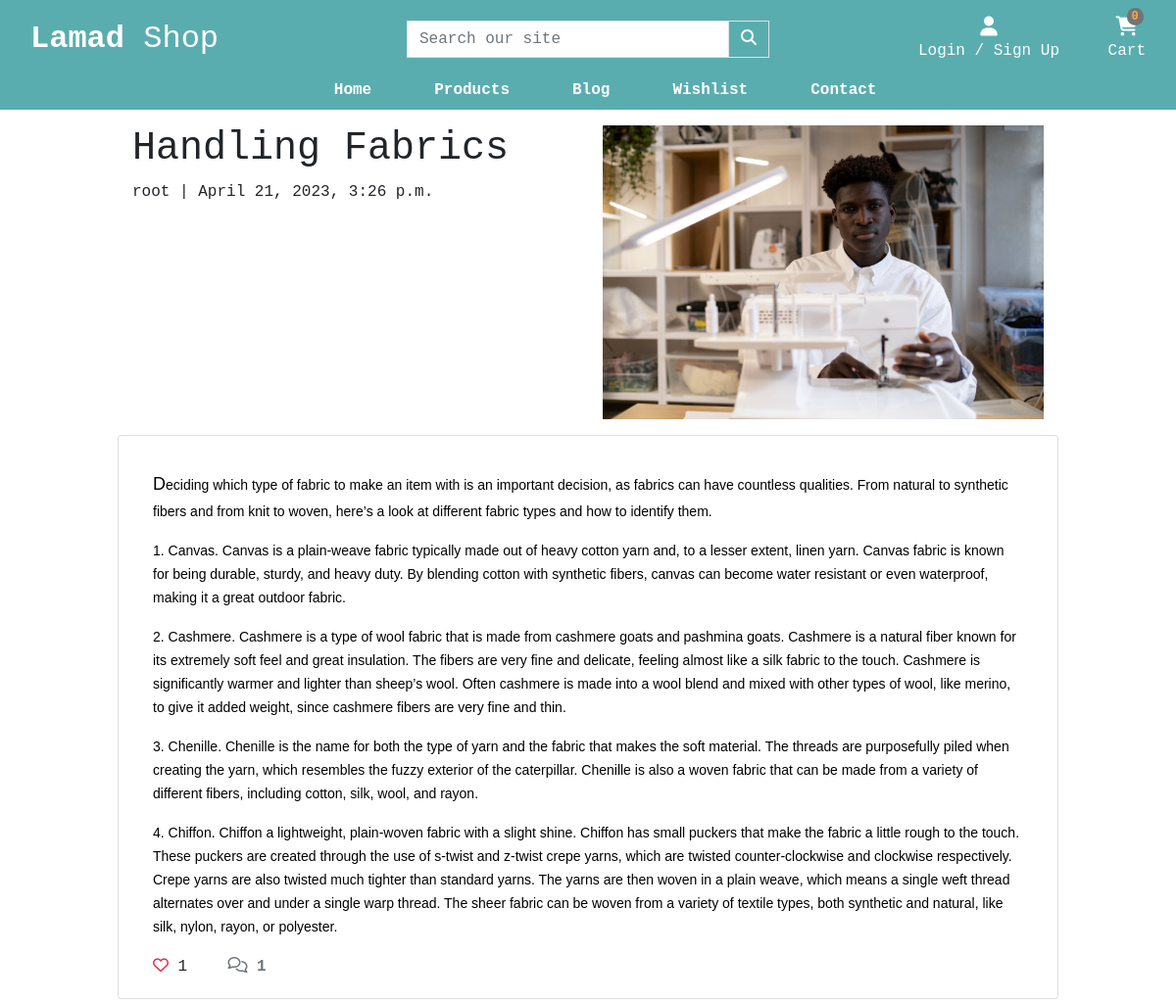
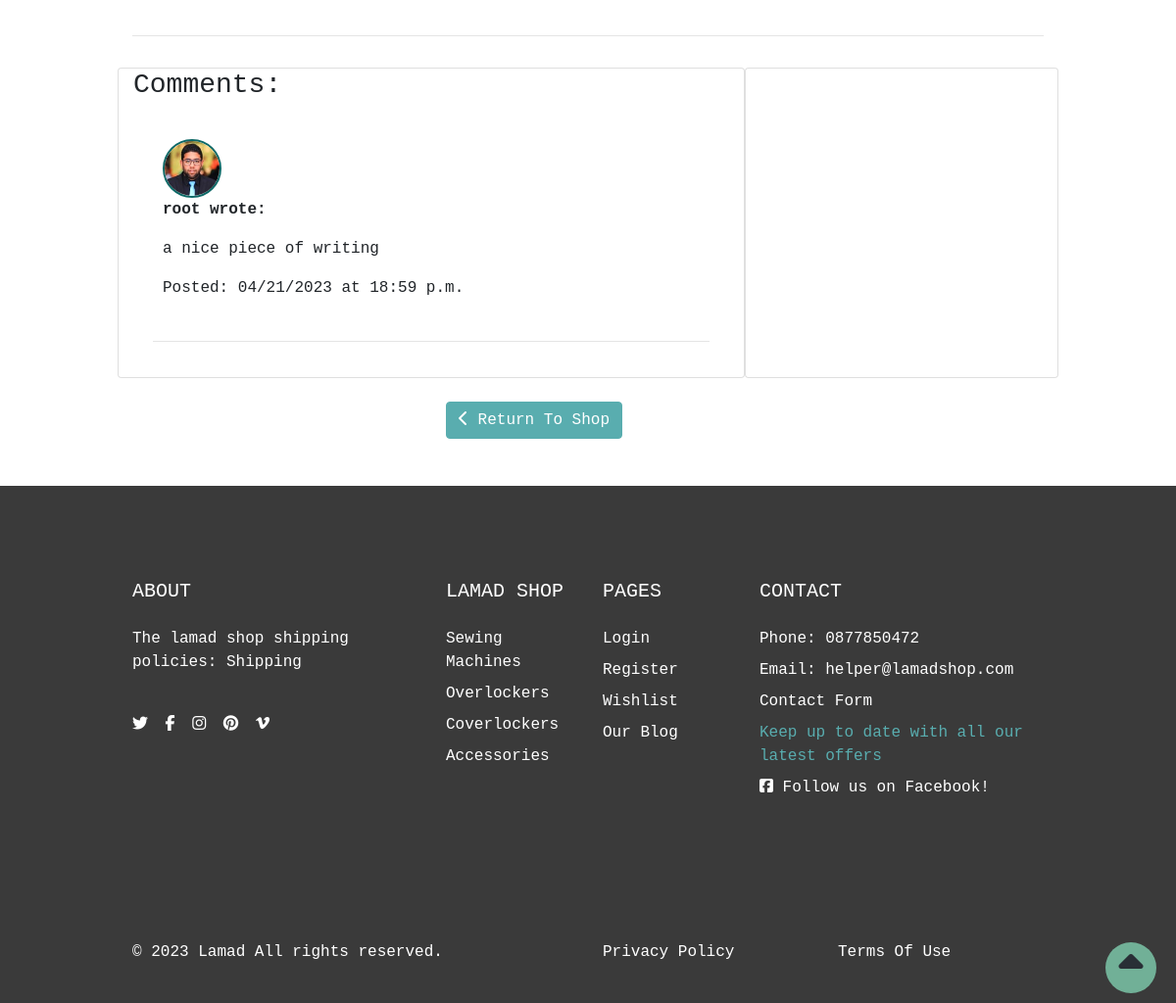
Page /blog/handling-fabrics/ on the committed database (2 pictures, top to bottom).
### blog/models.py (models this page shows, shortened)
class Article(models.Model):
    STATUS = ((0, "Draft"), (1, "Published"))
    title = models.CharField(max_length=200, unique=True)
    slug = models.SlugField(max_length=200, unique=True)
    author = models.ForeignKey(
                                settings.AUTH_USER_MODEL,
                                on_delete=models.CASCADE
                                )
    status = models.IntegerField(choices=STATUS, default=0)
    content = models.TextField()
    excerpt = models.TextField(blank=True)
    article_img = models.ImageField(blank=True, upload_to='blog/')
    created_on = models.DateTimeField(auto_now_add=True)
    updated_on = models.DateTimeField(auto_now=True)
    likes = models.ManyToManyField(
                                    settings.AUTH_USER_MODEL,
                                    related_name='blogpost_likes',
                                    blank=True
                                    )
    class Meta:
        ordering = ["-created_on"]
    def number_of_likes(self):
        return self.likes.count()

class Comment(models.Model):
    article = models.ForeignKey(
                                Article,
                                on_delete=models.CASCADE,
                                related_name='comments'
                                )
    email = models.EmailField()
    user = models.ForeignKey(
                             settings.AUTH_USER_MODEL,
                             on_delete=models.CASCADE
                             )
    body = models.TextField()
    created_on = models.DateTimeField(auto_now_add=True)
    class Meta:
        ordering = ['-created_on']

### account/models.py (models this page shows, shortened)
class CustomUser(AbstractUser):
    username = models.CharField(max_length=20, unique=True)
    email = models.EmailField(_('email address'), unique=True, max_length=100)
    is_email_verified = models.BooleanField(default=False)

class Profile(models.Model):
    user = models.OneToOneField(settings.AUTH_USER_MODEL,
                                on_delete=models.CASCADE)
    street_address1 = models.CharField(blank=True, max_length=100, null=True)
    street_address2 = models.CharField(blank=True, default=00, max_length=100)
    town_or_city = models.CharField(blank=True, max_length=30)
    county = models.CharField(blank=True, default=00, max_length=30, null=True)
    postcode = models.CharField(blank=True, max_length=30)
    country = CountryField(blank=True, max_length=30)
    avatar = models.ImageField(blank=True, upload_to='profile_pics/')

### shop/models.py (models this page shows, shortened)
class Category(models.Model):
    name = models.CharField(max_length=100)
    slug = models.SlugField(max_length=100, unique=True)
    friendly_name = models.CharField(max_length=100, null=True, blank=True)
    description = models.TextField(max_length=250, blank=True)
    class Meta:
        verbose_name = 'category'
        verbose_name_plural = 'Categories'
    def get_absolute_url(self):
        return reverse('shop:products_by_category', args=[self.slug])

### blog/views.py (the view, shortened to what this page needs)
# urls.py: path('<slug:slug>/', ArticleDetail.as_view(), name='article_detail'),
class ArticleDetail(View):
    def get(self, request, slug, *args, **kwargs):
        queryset = Article.objects.filter(status=1)
        article = get_object_or_404(queryset, slug=slug)
        comments = article.comments.order_by('created_on')
        comment_form = CommentForm()
        liked = False
        if article.likes.filter(id=self.request.user.id).exists():
            liked = True
        template_name = 'blog/article_detail.html'
        context = {
            'article': article,
            'comments': comments,
            'liked': liked,
            'comment_form': comment_form
        }
        return render(request, template_name, context)

### blog/templates/blog/article_detail.html (shortened to what this page needs)
{% extends "base.html" %}
{% load static %}
{% load crispy_forms_tags %}
{% block extra_css %}
    <link rel="stylesheet" href="{% static 'css/blog.css' %}">
{% endblock %}
{% block content %}
<div class="masthead mt-3">
    <div class="container">
        <div class="row g-0">
            <div class="col-md-6 masthead-text">
                <h1 class="post-title">{{ article.title }}</h1>
                <p class="post-subtitle">{{ article.author.username }} | {{ article.created_on }}</p>
            </div>
            <div class="d-none d-md-block col-md-6 masthead-image">
                <img src=" {{ article.article_img.url }}" width="100%">
            </div>
        </div>
    </div>
</div>
<div class="container">
    <div class="row">
        <div class="col card mb-4  mt-3 left  top">
            <div class="card-body">
                <p class="card-text ">
                    {{ article.content | safe }}
                </p>
                <div class="row">
                    <div class="col-1">
                        <strong>
                            {% if user.is_authenticated %}
                                <form class="d-inline" action="{% url 'blog:article_like' article.slug %}" method="POST">
                                    {% csrf_token %}
                                    {% if liked %}
                                        <button type="submit" name="blogpost_id" value="{{article.slug}}" class="btn-like"><i class="fas fa-heart"></i></button>
                                    {% else %}
                                        <button type="submit" name="blogpost_id" value="{{article.slug}}" class="btn-like"><i class="far fa-heart"></i></button>
                                    {% endif %}
                                </form>
                            {% else %}
                                <span class="text-secondary"><i class="far fa-heart"></i></span>
                            {% endif %}
                        </strong>
                        <span>{{article.number_of_likes}}</span>
                    </div>
                    <div class="col-1">
                        {% with comments.count as total_comments %}
                        <strong class="text-secondary"><i class="far fa-comments"></i>
                            {{ total_comments }}</strong>
                        {% endwith %}
                    </div>
                </div>
            </div>
        </div>
    </div>
    <div class="row">
        <div class="col">
            <hr>
        </div>
    </div>
    <div class="row">
        <div class="col-md-8 card mb-4  mt-3 ">
            <h3>Comments:</h3>
            <div class="card-body">
                {% for comment in comments %}
                <div class="comments" style="padding: 10px;">
                    <img src="{{comment.user.profile.avatar.url}}" class="comment-photo">
                    <p class="font-weight-bold">
                        {{ comment.user.username }} wrote:
                    </p>
                    {{ comment.body | linebreaks }}
                    <p>Posted: {{ comment.created_on|date:"SHORT_DATE_FORMAT"}} at {{comment.created_on|date:"G:i a"}}</p>
                </div>
                <hr>
                {% endfor %}
            </div>
        </div>
        <div class="col-md-4 card mb-4  mt-3 ">
            <div class="card-body">
            </div>
        </div>
    </div>
    <div class="row mb-5">
        <div class="col-md-4"></div>
        <div class="col-md-4">
            <a href="{% url 'shop:products' %}" class="btn btn-success">
                <span class="icon">
                    <i class="fas fa-chevron-left"></i>
                </span>
                <span>Return To Shop</span>
            </a>
        </div>
        <div class="col-md-4"></div>
    </div>
</div>
{% endblock %}

### templates/base.html (shortened to what this page needs)
{% load static %}
<!doctype html>
<html lang="en">
  <head>
    {% block corecss %}
    <link rel="stylesheet" href="https://cdn.jsdelivr.net/npm/bootstrap@4.6.2/dist/css/bootstrap.min.css">
    <link rel="stylesheet" href="https://cdn.jsdelivr.net/npm/bootstrap-icons@1.10.3/font/bootstrap-icons.css">
    <link href="{% static 'css/base.css' %}" rel="stylesheet">
    {% endblock %}
    {% block extra_css %}{% endblock %}
  </head>
  <body>
    <header class="container-fluid">
        <div id="topnav" class="row nav-bg-color pt-lg-2 d-none d-lg-flex">
            <div class="col-12 col-lg-4 my-auto py-1 py-lg-0 text-center text-lg-left">
                <a href="{% url 'home:home' %}" class="nav-link main-logo-link">
                  <h2 class="logo-font text-white my-0"><strong>Lamad</strong> Shop</h2>
                </a>
            </div>
            <div class="col-12 col-lg-4 my-auto py-1 py-lg-0">
                <form method="GET" action="{% url 'shop:products' %}">
                    <div class="input-group w-100">
                        <input class="form-control border border-black rounded-0" type="text" name="q" placeholder="Search our site">
                        <div class="input-group-append">
                            <button class="form-control btn nav-bg-color border border-black rounded-0" type="submit" aria-label="Search our products">
                                <span class="icon">
                                    <i class="fas fa-search"></i>
                                </span>
                            </button>
                        </div>
                    </div>
                </form>
            </div>
            <div class="col-12 col-lg-4 my-auto py-1 py-lg-0">
                <ul class="list-inline list-unstyled text-center text-lg-right my-0">
                    <li class="list-inline-item dropdown">
                        <a class="text-sly nav-link" href="#" id="dt-user-options" data-toggle="dropdown" aria-haspopup="true" aria-expanded="false">
                            <div class="text-center">
                                {% if request.user.is_authenticated %}
                                    <div><i class="fas fa-user fa-lg"></i></div>
                                    <p class="my-0 text-white">My Account</p>
                                {% else %}
                                    <div><i class="fas fa-user fa-lg"></i></div>
                                    <p class="my-0 text-white">Login / Sign Up</p>
                                {% endif %}
                            </div>
                        </a>
                    </li>
                    <li class="list-inline-item">
                        <a class="{% if grand_total %}text-info font-weight-bold{% else %}text-white{% endif %} nav-link" href="{% url 'cart:cart' %}">
                            <div class="text-center">
                                <div><span class="position-absolute top-0 left-100 translate-middle badge rounded-pill bg-light my-button">{{ request.session.cart.keys | length }}</span></div>
                                <div><i class="fa-solid fa-cart-shopping fa-lg"></i></div>
                                <p class="my-0 cart-amount">
                                    {% if grand_total %}
                                        ${{ grand_total|floatformat:2 }}
                                    {% else %}
                                        Cart
                                    {% endif %}
                                </p>
                            </div>
                        </a>
                    </li>
                </ul>
            </div>
        </div>
        <div class="row second-nav">
            <nav class="navbar navbar-expand-lg navbar-dark text-sly w-100">
                    {% include 'includes/mobile-top-header.html' %}
                    {% include 'includes/main-nav.html' %}
            </nav>
        </div>
    </header>
    {% block content %}
    {% endblock %}
    <a href="#" id="to-top" aria-label="move to top of page">
      <span class="move_to_top">
        <i class="fas fa-caret-up"></i>
      </span>
    </a>
     <footer class="footer" style="background: #3a3a3a">
        <div class="py-5">
          <div class="container py-5">
            <div class="row gx-5 gy-4">
              <div class="col-lg-4">
                 <h5 class="text-white text-uppercase mb-4">ABOUT</h5>
                 <p class="text-white">The lamad shop shipping policies: <a href="{% url 'contact:shipping' %}" class='text-white'>Shipping</a></p>
                 <br>
                <ul class="list-inline mb-0">
                  <li class="list-inline-item me-3"><a class="reset-anchor" href="https://twitter.com" target="_blank" rel="noopener" aria-label="Visit our twitter page(opens on a new tab)"><i class="fab fa-twitter"></i></a></li>
                  <li class="list-inline-item me-3"><a class="reset-anchor" href="https://facebook.com" target="_blank" rel="noopener" aria-label="Visit our facebook page(opens on a new tab)"><i class="fab fa-facebook-f"></i></a></li>
                  <li class="list-inline-item me-3"><a class="reset-anchor" href="https://instagram.com" target="_blank" rel="noopener" aria-label="Visit our instagram page(opens on a new tab)"><i class="fab fa-instagram"></i></a></li>
                  <li class="list-inline-item me-3"><a class="reset-anchor" href="https://pinterest.com" target="_blank" rel="noopener" aria-label="Visit our pinterest page(opens on a new tab)"><i class="fab fa-pinterest"></i></a></li>
                  <li class="list-inline-item"><a class="reset-anchor" href="https://vimeo.com" target="_blank" rel="noopener" aria-label="Visit our vimeo page(opens on a new tab)"><i class="fab fa-vimeo-v"></i></a></li>
                </ul>
              </div>
              <div class="col-lg-2 col-md-6">
                <h5 class="text-white text-uppercase mb-4">Lamad Shop</h5>
                <ul class="list-unstyled text-sm fw-normal mb-0">
                  {% for category in menu %}
                  <li class="mb-1 pb-1"><a href="{{ category.get_absolute_url }}" class="reset-anchor">{{category.name}}</a></li>
                  {% endfor %}
                </ul>
              </div>
              <div class="col-lg-2 col-md-6">
                <h5 class="text-white text-uppercase mb-4">Pages</h5>
                <ul class="list-unstyled text-sm fw-normal mb-0">
                  <li class="mb-1 pb-1"> <a class="reset-anchor" href="{% url 'account:signin' %}">Login</a></li>
                  <li class="mb-1 pb-1"> <a class="reset-anchor" href="{% url 'account:register' %}">Register</a></li>
                  <li class="mb-1 pb-1"> <a class="reset-anchor" href="{% url 'wishlist:wish_list' %}">Wishlist</a></li>
                  <li class="mb-1 pb-1"> <a class="reset-anchor" href="{% url 'blog:articles' %}">Our Blog</a></li>
                </ul>
              </div>
              <div class="newsletter col-lg-4">
                <h5 class="text-white text-uppercase mb-4">Contact</h5>
                <ul class="list-unstyled text-sm fw-normal mb-0">
                  <li class="mb-1 pb-1 text-white">Phone: 0877850472</li>
                  <li class="mb-1 pb-1 text-white">Email: helper@lamadshop.com</li>
                  <li class="mb-1 pb-1"><a href="{% url 'contact:contact' %}" class="reset-anchor">Contact Form</a></li>
                  <li class="mb-1 pb-1 text-sly">Keep up to date with all our latest offers</li>
                  <li class="mb-1 pb-1 text-white"><a href="https://www.facebook.com/profile.php?id=100091956826416" target="_blank" rel="noopener" aria-label="Visit us (opens on a new tab)"><i class="fab fa-facebook-square"></i> Follow us on Facebook!</a></li>
                </ul>
              </div>
            </div>
          </div>
        </div>
        <div class="copyrights py-4" style="background: #3a3a3a">
          <div class="container py-3">
            <div class="row align-items-center gy-3">
              <div class="col-md-6">
                <p class="mb-0 text-sm fw-normal text-white">&copy; 2023 <a class="reset-anchor text-white" href="{% url 'home:home' %}">Lamad</a> All rights reserved.</p>
              </div>
              <div class="col-md-3">
                <p class="mb-0 text-sm fw-normal text-sly"><a class="reset-anchor text-white" href="{% url 'home:privacy' %}">Privacy Policy</a></p>
              </div>
              <div class="col-md-3">
                <p class="mb-0 text-sm fw-normal text-sly"><a class="reset-anchor text-white" href="{% url 'home:terms' %}">Terms Of Use</a></p>
              </div>
            </div>
          </div>
        </div>
      </footer>
  </body>
</html>

### rows in the picture
Article: title "Handling Fabrics", author.username "root", created_on "April 21, 2023, 3:26 p.m.", article_img (picture), content "D eciding which type of fabric to make an item with is an important decision, as fabrics can have countless qualities. From natural to synthetic fibers and from knit to woven, here’s a look at different fabric types and how to identify them. 1. Canvas. Canvas is a plain-weave fabric typically made out of heavy cotton yarn and, to a lesser extent, linen yarn. Canvas fabric is known for being durable, sturdy, and heavy duty. By blending cotton with synthetic fibers, canvas can become water resistant or even waterproof, making it a great outdoor fabric. 2. Cashmere. Cashmere is a type of wool fabric that is made from cashmere goats and pashmina goats. Cashmere is a natural fiber known for its…", number_of_likes "1"
Comment: user.profile.avatar (placeholder picture), user.username "root", body "a nice piece of writing", created_on "04/21/2023", created_on "18:59 p.m."
Category: name "Sewing Machines"
Category: name "Overlockers"
Category: name "Coverlockers"
Category: name "Accessories"

### other values in the picture
{{ request.session.cart.keys | length }} "0"
{{ total_comments }} "1"
